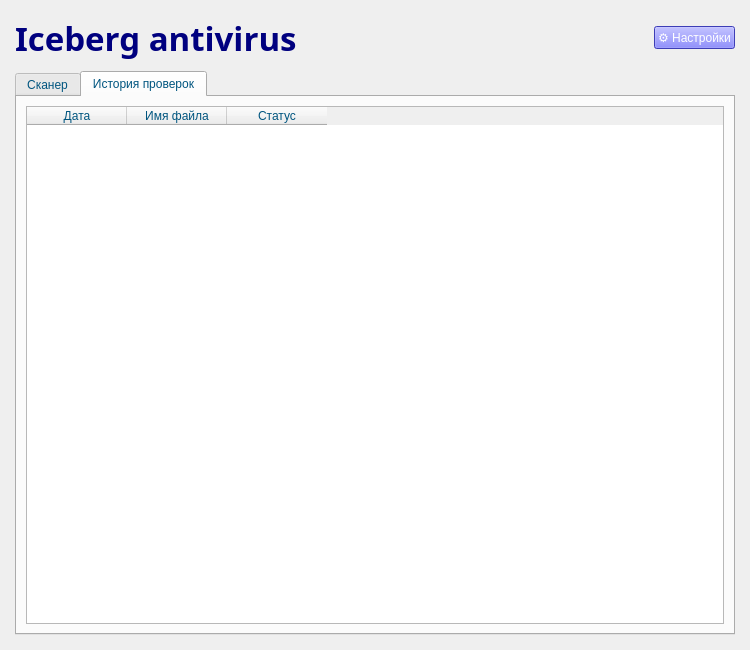
<?xml version="1.0" encoding="UTF-8"?>
<ui version="4.0">
 <class>MainWindow</class>
 <widget class="QMainWindow" name="MainWindow">
  <property name="geometry">
   <rect>
    <x>0</x>
    <y>0</y>
    <width>750</width>
    <height>650</height>
   </rect>
  </property>
  <property name="windowTitle">
   <string>Айсберг Антивирус</string>
  </property>
  <property name="styleSheet">
   <string>
 QMainWindow { background-color: #F0F4F8; }
 QLabel { color: #102A43; font-family: 'Segoe UI'; font-size: 10pt; font-weight: bold; }
 QTabWidget::pane { border: 1px solid #888888; background: #FFFFFF; }
 QTabBar::tab { background: #E1E8F0; border: 1px solid #888888; padding: 8px 20px; color: #102A43; font-family: 'Segoe UI'; font-weight: bold; }
 QTabBar::tab:selected { background: #FFFFFF; border-bottom-color: #FFFFFF; }
 QTextBrowser, QTableWidget { background-color: #FFFFFF; border: 1px solid #888888; color: #102A43; font-family: 'Segoe UI'; font-size: 10pt; }
 QCheckBox { color: #102A43; font-family: 'Segoe UI'; font-size: 10pt; padding: 5px; }
 QPushButton { background-color: #0078D4; color: white; border: 1px solid #005A9E; padding: 8px 16px; font-family: 'Segoe UI'; font-size: 10pt; font-weight: bold; }
 QPushButton:hover { background-color: #005A9E; }
 QPushButton#btn_open_profile { background-color: #E1E8F0; color: #102A43; border: 1px solid #888888; }
 QPushButton#btn_open_profile:hover { background-color: #D1D9E0; }
 QHeaderView::section { background-color: #E1E8F0; border: 1px solid #888888; padding: 4px; font-weight: bold; }
 </string>
  </property>
  <widget class="QWidget" name="centralwidget">
   <layout class="QVBoxLayout" name="verticalLayout">
    <property name="spacing">
     <number>10</number>
    </property>
    <property name="leftMargin">
     <number>15</number>
    </property>
    <property name="topMargin">
     <number>15</number>
    </property>
    <property name="rightMargin">
     <number>15</number>
    </property>
    <property name="bottomMargin">
     <number>15</number>
    </property>
    <item>
     <layout class="QHBoxLayout" name="header_layout">
      <item>
       <widget class="QLabel" name="label_logo">
        <property name="font">
         <font>
          <family>Segoe Script</family>
          <pointsize>25</pointsize>
          <italic>false</italic>
          <bold>true</bold>
         </font>
        </property>
        <property name="styleSheet">
         <string notr="true">font: 700 25pt &quot;Segoe Script&quot;;
color: rgb(0, 0, 127);</string>
        </property>
        <property name="text">
         <string>Iceberg antivirus</string>
        </property>
       </widget>
      </item>
      <item>
       <spacer name="horizontalSpacer">
        <property name="orientation">
         <enum>Qt::Orientation::Horizontal</enum>
        </property>
        <property name="sizeHint" stdset="0">
         <size>
          <width>40</width>
          <height>20</height>
         </size>
        </property>
       </spacer>
      </item>
      <item>
       <widget class="QPushButton" name="btn_open_profile">
        <property name="styleSheet">
         <string notr="true">background-color: rgb(85, 85, 255);
color: rgb(255, 255, 255);
font: 12pt &quot;Franklin Gothic&quot;;</string>
        </property>
        <property name="text">
         <string>⚙ Настройки</string>
        </property>
       </widget>
      </item>
     </layout>
    </item>
    <item>
     <widget class="QTabWidget" name="tabWidget">
      <property name="styleSheet">
       <string notr="true">color: rgb(0, 85, 127);
font: 12pt &quot;Franklin Gothic&quot;;</string>
      </property>
      <property name="currentIndex">
       <number>1</number>
      </property>
      <widget class="QWidget" name="tab_scanner">
       <attribute name="title">
        <string>Сканер</string>
       </attribute>
       <layout class="QVBoxLayout" name="verticalLayout_2">
        <item>
         <widget class="QPushButton" name="btn_select_file">
          <property name="styleSheet">
           <string notr="true">background-color: rgb(85, 85, 255);
color: rgb(255, 255, 255);
font: 12pt &quot;Franklin Gothic&quot;;</string>
          </property>
          <property name="text">
           <string>Выбрать файл для проверки</string>
          </property>
         </widget>
        </item>
        <item>
         <widget class="QLabel" name="label_file_path">
          <property name="text">
           <string>Файл не выбран</string>
          </property>
         </widget>
        </item>
        <item>
         <widget class="QGroupBox" name="groupBox_algorithms">
          <property name="enabled">
           <bool>true</bool>
          </property>
          <property name="title">
           <string>Алгоритмы проверки</string>
          </property>
          <layout class="QGridLayout" name="gridLayout_algorithms">
           <item row="0" column="0">
            <widget class="QCheckBox" name="cb_general">
             <property name="text">
              <string>Общая проверка</string>
             </property>
             <property name="checked">
              <bool>false</bool>
             </property>
            </widget>
           </item>
           <item row="0" column="1">
            <spacer name="spacer_1">
             <property name="orientation">
              <enum>Qt::Orientation::Horizontal</enum>
             </property>
             <property name="sizeHint" stdset="0">
              <size>
               <width>40</width>
               <height>20</height>
              </size>
             </property>
            </spacer>
           </item>
           <item row="0" column="2">
            <widget class="QLabel" name="label_desc_general">
             <property name="text">
              <string>Размер и структура</string>
             </property>
            </widget>
           </item>
           <item row="1" column="0">
            <widget class="QCheckBox" name="cb_suspicious">
             <property name="text">
              <string>Проверка расширений</string>
             </property>
             <property name="checked">
              <bool>false</bool>
             </property>
            </widget>
           </item>
           <item row="1" column="1">
            <spacer name="spacer_2">
             <property name="orientation">
              <enum>Qt::Orientation::Horizontal</enum>
             </property>
             <property name="sizeHint" stdset="0">
              <size>
               <width>40</width>
               <height>20</height>
              </size>
             </property>
            </spacer>
           </item>
           <item row="1" column="2">
            <widget class="QLabel" name="label_desc_suspicious">
             <property name="text">
              <string>Расширение файла</string>
             </property>
            </widget>
           </item>
           <item row="2" column="0">
            <widget class="QCheckBox" name="cb_eof">
             <property name="text">
              <string>Проверка EOF</string>
             </property>
             <property name="checked">
              <bool>false</bool>
             </property>
            </widget>
           </item>
           <item row="2" column="1">
            <spacer name="spacer_3">
             <property name="orientation">
              <enum>Qt::Orientation::Horizontal</enum>
             </property>
             <property name="sizeHint" stdset="0">
              <size>
               <width>40</width>
               <height>20</height>
              </size>
             </property>
            </spacer>
           </item>
           <item row="2" column="2">
            <widget class="QLabel" name="label_desc_eof">
             <property name="text">
              <string>Вредоносный конец файла</string>
             </property>
            </widget>
           </item>
           <item row="3" column="0">
            <widget class="QCheckBox" name="cb_exif">
             <property name="text">
              <string>Анализ EXIF</string>
             </property>
             <property name="checked">
              <bool>false</bool>
             </property>
            </widget>
           </item>
           <item row="3" column="1">
            <spacer name="spacer_4">
             <property name="orientation">
              <enum>Qt::Orientation::Horizontal</enum>
             </property>
             <property name="sizeHint" stdset="0">
              <size>
               <width>40</width>
               <height>20</height>
              </size>
             </property>
            </spacer>
           </item>
           <item row="3" column="2">
            <widget class="QLabel" name="label_desc_exif">
             <property name="text">
              <string>Анализ метаданных</string>
             </property>
            </widget>
           </item>
           <item row="4" column="0">
            <widget class="QCheckBox" name="cb_virustotal">
             <property name="text">
              <string>VirusTotal</string>
             </property>
             <property name="checked">
              <bool>false</bool>
             </property>
            </widget>
           </item>
           <item row="4" column="1">
            <spacer name="spacer_5">
             <property name="orientation">
              <enum>Qt::Orientation::Horizontal</enum>
             </property>
             <property name="sizeHint" stdset="0">
              <size>
               <width>40</width>
               <height>20</height>
              </size>
             </property>
            </spacer>
           </item>
           <item row="4" column="2">
            <widget class="QLabel" name="label_desc_vt">
             <property name="text">
              <string>Облачное сканирование</string>
             </property>
            </widget>
           </item>
          </layout>
         </widget>
        </item>
        <item>
         <widget class="QPushButton" name="btn_start_scan">
          <property name="styleSheet">
           <string notr="true">background-color: rgb(85, 85, 255);
color: rgb(255, 255, 255);
font: 12pt &quot;Franklin Gothic&quot;;</string>
          </property>
          <property name="text">
           <string>Начать проверку</string>
          </property>
         </widget>
        </item>
        <item>
         <widget class="QTextBrowser" name="textBrowser_report">
          <property name="placeholderText">
           <string>Здесь будет подробный отчет</string>
          </property>
         </widget>
        </item>
        <item>
         <widget class="QPushButton" name="btn_save_txt">
          <property name="enabled">
           <bool>false</bool>
          </property>
          <property name="styleSheet">
           <string notr="true">background-color: rgb(85, 85, 255);
color: rgb(255, 255, 255);
font: 12pt &quot;Franklin Gothic&quot;;</string>
          </property>
          <property name="text">
           <string>Сохранить отчет в TXT</string>
          </property>
         </widget>
        </item>
       </layout>
      </widget>
      <widget class="QWidget" name="tab_history">
       <attribute name="title">
        <string>История проверок</string>
       </attribute>
       <layout class="QVBoxLayout" name="verticalLayout_4">
        <item>
         <widget class="QTableWidget" name="table_history">
          <property name="styleSheet">
           <string notr="true">color: rgb(0, 85, 127);
font: 12pt &quot;Franklin Gothic&quot;;</string>
          </property>
          <property name="editTriggers">
           <set>QAbstractItemView::EditTrigger::NoEditTriggers</set>
          </property>
          <property name="selectionBehavior">
           <enum>QAbstractItemView::SelectionBehavior::SelectRows</enum>
          </property>
          <column>
           <property name="text">
            <string>Дата</string>
           </property>
          </column>
          <column>
           <property name="text">
            <string>Имя файла</string>
           </property>
          </column>
          <column>
           <property name="text">
            <string>Статус</string>
           </property>
          </column>
         </widget>
        </item>
       </layout>
      </widget>
     </widget>
    </item>
   </layout>
  </widget>
 </widget>
 <resources/>
 <connections/>
</ui>
